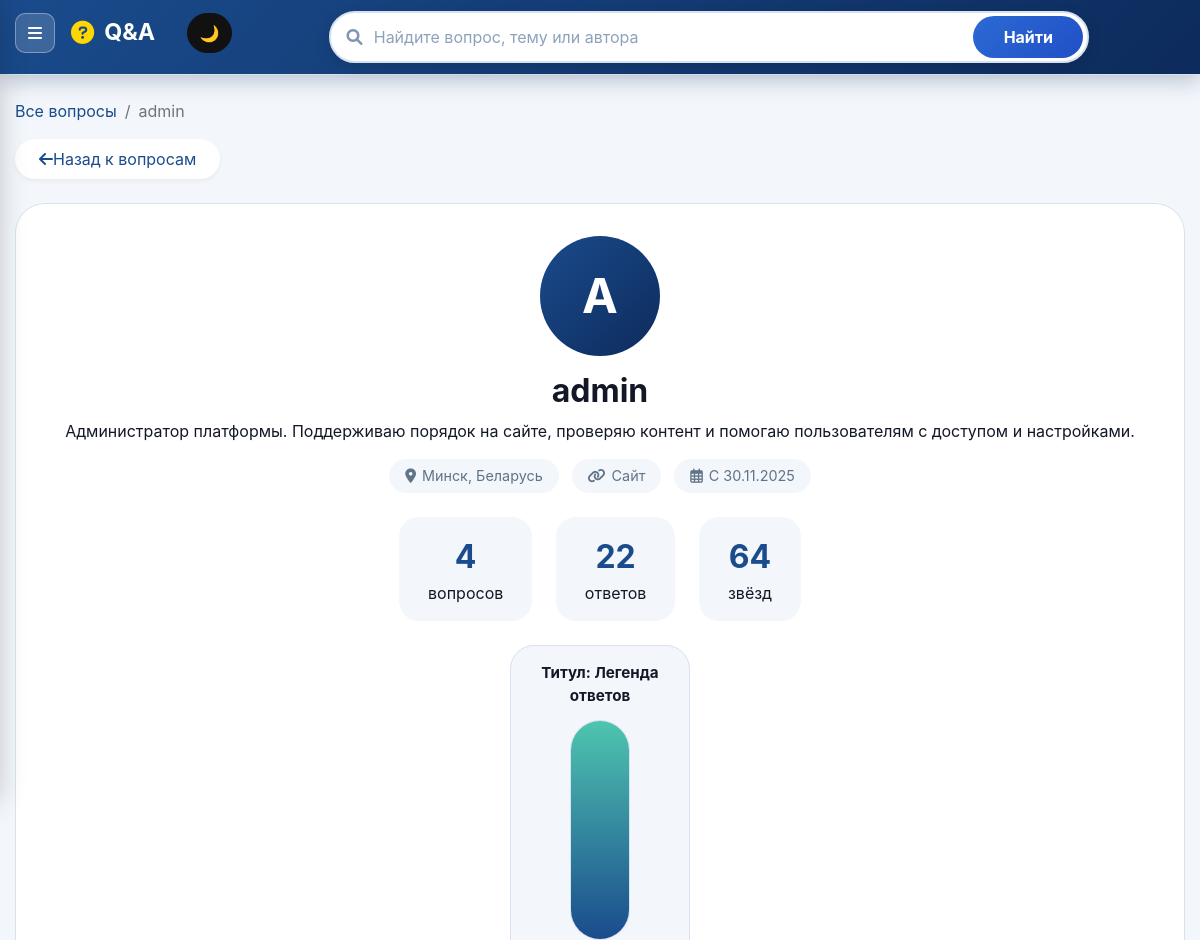
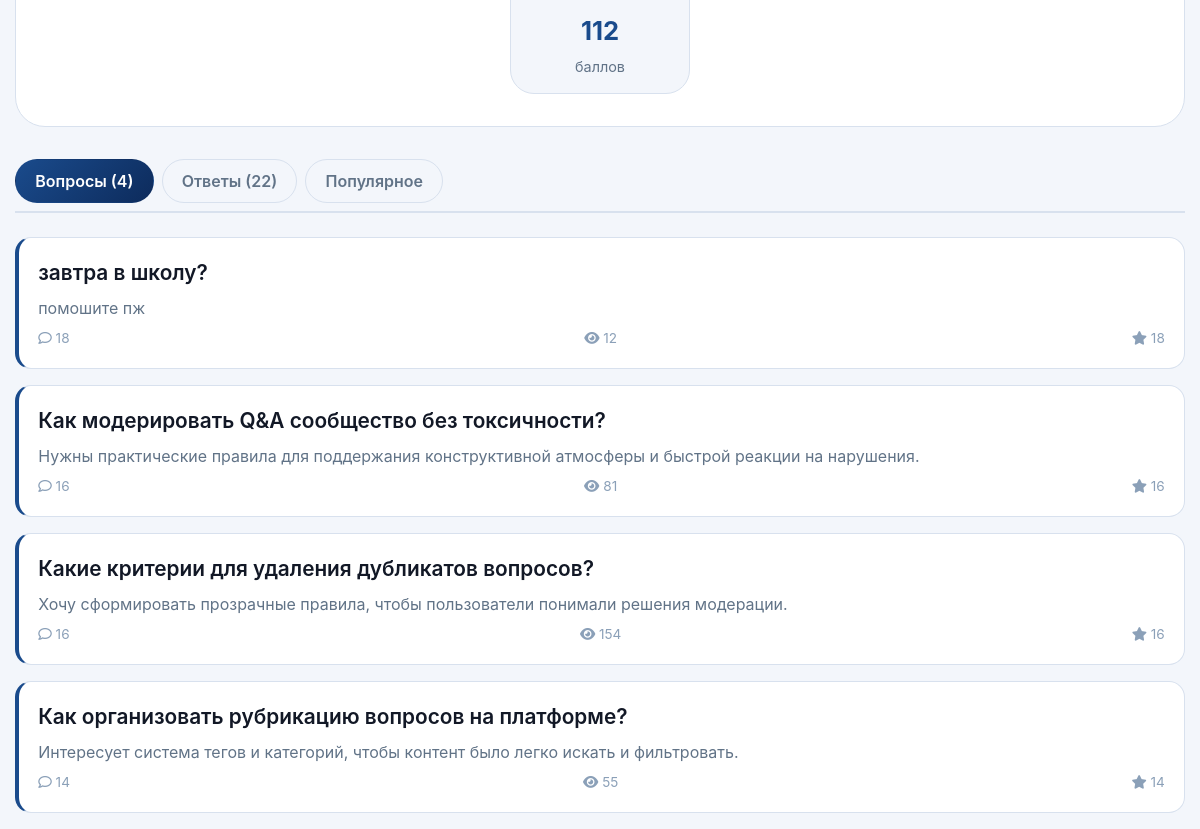
/questions/profile/admin/, run on the app's committed database (2 pictures, top to bottom).
### questions/models.py (models this page shows, shortened)
class Profile(models.Model):
    user = models.OneToOneField(User, on_delete=models.CASCADE)
    bio = models.TextField(blank=True)
    location = models.CharField(max_length=100, blank=True)
    website = models.URLField(blank=True)
    chosen_title = models.CharField(max_length=100, blank=True, null=True, help_text='Выбранный титул из ранее полученных')
    def get_title(self):
        if self.chosen_title:
            return self.chosen_title
    @classmethod
    def get_or_create(cls, user):
        return cls.objects.get_or_create(user=user)
    objects = models.Manager()

class Question(models.Model):
    title = models.CharField(max_length=200)
    content = models.TextField()
    created_at = models.DateTimeField(auto_now_add=True)
    author = models.ForeignKey(User, on_delete=models.CASCADE, related_name='questions')
    views_count = models.IntegerField(default=0)
    accepted_answer = models.OneToOneField(
        'Answer',
        on_delete=models.SET_NULL,
        null=True,
        blank=True,
        related_name='accepted_for_question'
    )
    objects = models.Manager()

### questions/views.py (the view)
# urls.py: path('profile/<str:username>/', ProfileView.as_view(), name='profile'),
class ProfileView(View):
    def get(self, request, username):
        user = get_object_or_404(User, username=username)
        profile, created = Profile.get_or_create(user)
        questions = user.questions.annotate(
            likes_count=Count('likes'),
            answers_count=Count('answers')
        ).order_by('-created_at')
        answers = user.answers.select_related('question').order_by('-created_at')
        answer_count = answers.count()
        accepted_count = answers.filter(question__accepted_answer_id=F('id')).count()
        bad_count = answers.filter(is_bad=True).count()
        profile_score = answer_count + accepted_count * 10 - bad_count * 2
        if profile_score < 0:
            profile_score = 0
        score_title = profile.get_title()
        score_percent = min(profile_score, 100)
        total_stars = sum(q.likes_count for q in questions)
        context = {
            'profile_user': user,
            'profile': profile,
            'questions': questions,
            'answers': answers,
            'questions_count': questions.count(),
            'answers_count': answer_count,
            'total_stars': total_stars,
            'profile_score': profile_score,
            'score_title': score_title,
            'score_percent': score_percent,
            'accepted_answers_count': accepted_count,
            'bad_answers_count': bad_count,
        }
        return render(request, 'questions/profile.html', context)

### questions/context_processors.py (called while the page is built)
def search_query(request):
    return {"search_query": request.GET.get("q", "").strip()}

### questions/templates/questions/profile.html (shortened to what this page needs)
{% extends "base.html" %}
{% block content %}
<nav aria-label="breadcrumb">
    <ol class="breadcrumb">
        <li class="breadcrumb-item"><a href="{% url 'question_list' %}">Все вопросы</a></li>
        <li class="breadcrumb-item active">{{ profile_user.username }}</li>
    </ol>
</nav>
<a href="{% url 'question_list' %}" class="back-btn">
    <i class="fas fa-arrow-left"></i> Назад к вопросам
</a>
<div class="profile-header">
    <div class="profile-avatar">{{ profile_user.username|first|upper }}</div>
    <div style="display:flex; justify-content:center; align-items:center; gap:1rem; flex-wrap:wrap;">
        <h1 class="profile-name">{{ profile_user.username }}</h1>
    </div>
    {% if profile.bio %}<p class="profile-bio">{{ profile.bio }}</p>{% endif %}
    <div class="profile-meta">
        {% if profile.location %}
            <span class="meta-item"><i class="fas fa-map-marker-alt"></i> {{ profile.location }}</span>
        {% endif %}
        {% if profile.website %}
            <a class="meta-item" href="{{ profile.website }}" target="_blank" rel="noopener noreferrer">
                <i class="fas fa-link"></i> Сайт
            </a>
        {% endif %}
        <span class="meta-item"><i class="far fa-calendar-alt"></i> С {{ profile_user.date_joined|date:"d.m.Y" }}</span>
    </div>
    <div class="stats-grid">
        <div class="stat-card"><div class="stat-value">{{ questions_count }}</div><div>вопросов</div></div>
        <div class="stat-card"><div class="stat-value">{{ answers_count }}</div><div>ответов</div></div>
        <div class="stat-card"><div class="stat-value">{{ total_stars }}</div><div>звёзд</div></div>
    </div>
    <div class="score-panel">
        <div class="score-card-vertical">
            <div class="score-title">Титул: {{ score_title }}</div>
            <div class="score-bar-wrapper">
                <div class="score-bar" style="height: {{ score_percent }}%;"></div>
            </div>
            <div class="score-value">{{ profile_score }}</div>
            <div class="score-subtitle">баллов</div>
        </div>
    </div>
</div>
<div class="profile-tabs">
    <button class="tab-btn active" data-tab="questions">Вопросы ({{ questions_count }})</button>
    <button class="tab-btn" data-tab="answers">Ответы ({{ answers_count }})</button>
    <button class="tab-btn" data-tab="popular">Популярное</button>
</div>
<div id="questions-tab" class="tab-content active">
    {% if questions %}
        {% for q in questions|slice:":5" %}
        <div class="question-card">
            <div class="question-title"><a href="{% url 'question_detail' q.pk %}">{{ q.title }}</a></div>
            <div class="question-preview">{{ q.content|truncatewords:20 }}</div>
            <div class="question-footer">
                <span><i class="far fa-comment"></i> {{ q.answers_count }}</span>
                <span><i class="fas fa-eye"></i> {{ q.views_count }}</span>
                <span><i class="fas fa-star"></i> {{ q.likes_count }}</span>
            </div>
        </div>
        {% endfor %}
    {% else %}
        <div class="alert alert-info">Пользователь ещё не задавал вопросов.</div>
    {% endif %}
</div>
{% endblock %}

### templates/base.html (style rules this page uses)
:root { --bg: #f3f6fb; --bg-soft: #ffffff; --text: #121826; --card-bg: #ffffff; --card-border: #d8e1ee; --muted: #617387; --muted-light: #8ba0b8; --header-color: #0f172a; --brand: #1a4b8c; --brand-strong: #0d2b5c; --accent: #2a65b7; --theme-btn-bg: #111111; --theme-btn-text: #ffffff; --theme-btn-border: #111111; }
* { margin: 0; padding: 0; box-sizing: border-box; }
body { background: var(--bg); color: var(--text); font-family: -apple-system, BlinkMacSystemFont, 'Segoe UI', Roboto, 'Helvetica Neue', Arial, sans-serif; transition: background-color 0.3s, color 0.3s; }
.question-card { background: var(--card-bg); border-radius: 16px; padding: 1.5rem; margin-bottom: 1.2rem; border: 1px solid var(--card-border); transition: 0.3s; }
.question-title a { color: var(--text); text-decoration: none; font-weight: 600; font-size: 1.3rem; }

### questions/templates/questions/profile.html (style rules this page uses)
.breadcrumb { background: transparent; padding: 1.5rem 0 1rem; margin: 0; }
.breadcrumb-item a { color: #1a4b8c; text-decoration: none; }
.back-btn { display: inline-flex; align-items: center; color: #1a4b8c; background: var(--card-bg); padding: 0.5rem 1.5rem; border-radius: 50px; margin-bottom: 1.5rem; text-decoration: none; box-shadow: 0 2px 5px rgba(0,0,0,0.05); }
.profile-header { background: var(--card-bg); border-radius: 30px; padding: 2rem; margin-bottom: 2rem; border: 1px solid var(--card-border); text-align: center; }
.profile-avatar { width: 120px; height: 120px; border-radius: 50%; background: linear-gradient(135deg, #1a4b8c, #0d2b5c); display: inline-flex; align-items: center; justify-content: center; color: white; font-size: 3rem; font-weight: bold; text-transform: uppercase; margin-bottom: 1rem; }
.profile-name { font-size: 2rem; font-weight: 700; margin-bottom: 0.5rem; }
.profile-meta { display: flex; justify-content: center; gap: 0.8rem; flex-wrap: wrap; margin: 1rem 0; }
.meta-item { display: inline-flex; align-items: center; gap: 6px; background: var(--bg); padding: 0.4rem 1rem; border-radius: 50px; font-size: 0.9rem; color: var(--muted); }
.stats-grid { display: flex; justify-content: center; gap: 1.5rem; flex-wrap: wrap; margin-top: 1.5rem; }
.score-panel { display: flex; justify-content: center; gap: 1rem; flex-wrap: wrap; margin-top: 1.5rem; }
.score-card-vertical { background: var(--bg); border-radius: 24px; width: 180px; padding: 1rem; text-align: center; border: 1px solid var(--card-border); }
.score-card-vertical .score-title { font-size: 0.95rem; font-weight: 700; margin-bottom: 0.75rem; }
.score-bar-wrapper { position: relative; height: 220px; width: 60px; margin: 0 auto 0.75rem; background: var(--bg); border-radius: 30px; border: 1px solid var(--card-border); display: flex; align-items: flex-end; overflow: hidden; }
.score-bar { width: 100%; background: linear-gradient(180deg, #4ec5b0, #1a4b8c); transition: height 0.3s ease; }
.score-card-vertical .score-value { font-size: 1.6rem; font-weight: 700; color: #1a4b8c; }
.score-card-vertical .score-subtitle { font-size: 0.9rem; color: var(--muted); margin-top: 0.35rem; }
.stat-card { background: var(--bg); border-radius: 20px; padding: 1rem 1.8rem; text-align: center; }
.stat-value { font-size: 2rem; font-weight: 700; color: #1a4b8c; }
.profile-tabs { display: flex; gap: 0.5rem; margin-bottom: 1.5rem; border-bottom: 2px solid var(--card-border); padding-bottom: 0.5rem; }
.tab-btn { background: transparent; border: 1px solid var(--card-border); padding: 0.55rem 1.2rem; border-radius: 999px; font-weight: 600; color: var(--muted); cursor: pointer; }
.tab-btn.active { background: linear-gradient(135deg, #1a4b8c, #0d2b5c); color: white; border-color: transparent; }
.tab-content { display: none; }
.tab-content.active { display: block; }
.question-card, .answer-card { background: var(--card-bg); border-radius: 16px; padding: 1.2rem; margin-bottom: 1rem; border-left: 4px solid #1a4b8c; transition: transform 0.2s; }
.question-title a, .answer-to a { color: var(--text); text-decoration: none; font-weight: 600; }
.question-preview, .answer-content { color: var(--muted); margin: 0.5rem 0; }
.question-footer, .answer-meta { display: flex; justify-content: space-between; font-size: 0.85rem; color: var(--muted-light); }

### data on the page
Profile: bio "Администратор платформы. Поддерживаю порядок на сайте, проверяю контент и помогаю пользователям с доступом и настройками.", location "Минск, Беларусь", chosen_title "Легенда ответов"
Question: title "завтра в школу?", content "помошите пж", answers_count "18", views_count "12", likes_count "18"
Question: title "Как модерировать Q&A сообщество без токсичности?", content "Нужны практические правила для поддержания конструктивной атмосферы и быстрой реакции на нарушения.", answers_count "16", views_count "81", likes_count "16"
Question: title "Какие критерии для удаления дубликатов вопросов?", content "Хочу сформировать прозрачные правила, чтобы пользователи понимали решения модерации.", answers_count "16", views_count "154", likes_count "16"
Question: title "Как организовать рубрикацию вопросов на платформе?", content "Интересует система тегов и категорий, чтобы контент было легко искать и фильтровать.", answers_count "14", views_count "55", likes_count "14"

### other printed values
{{ profile_user.username }} "admin"
{{ profile_user.username|first|upper }} "A"
{{ profile_user.date_joined|date:"d.m.Y" }} "30.11.2025"
{{ questions_count }} "4"
{{ answers_count }} "22"
{{ total_stars }} "64"
{{ profile_score }} "112"
